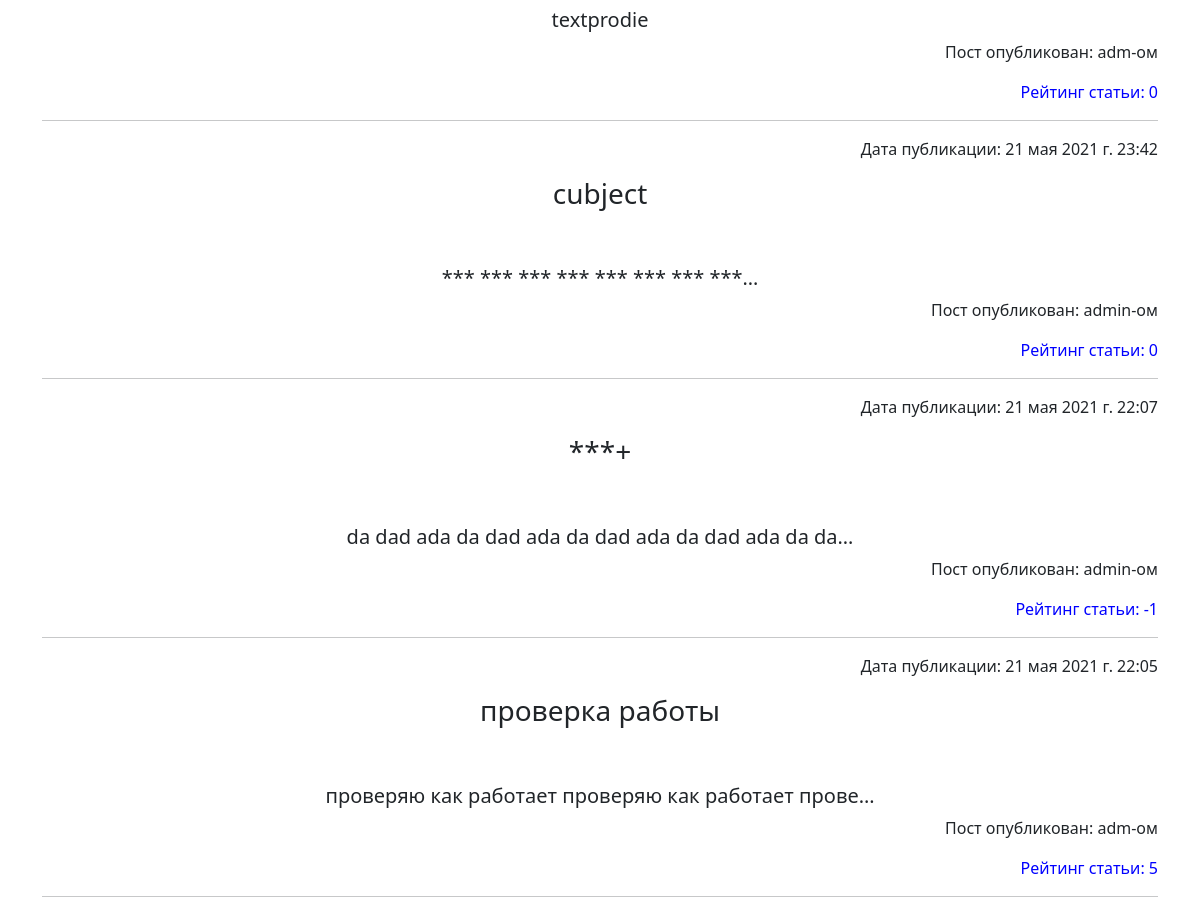
Before: /news/search (lower part) with the older database file.
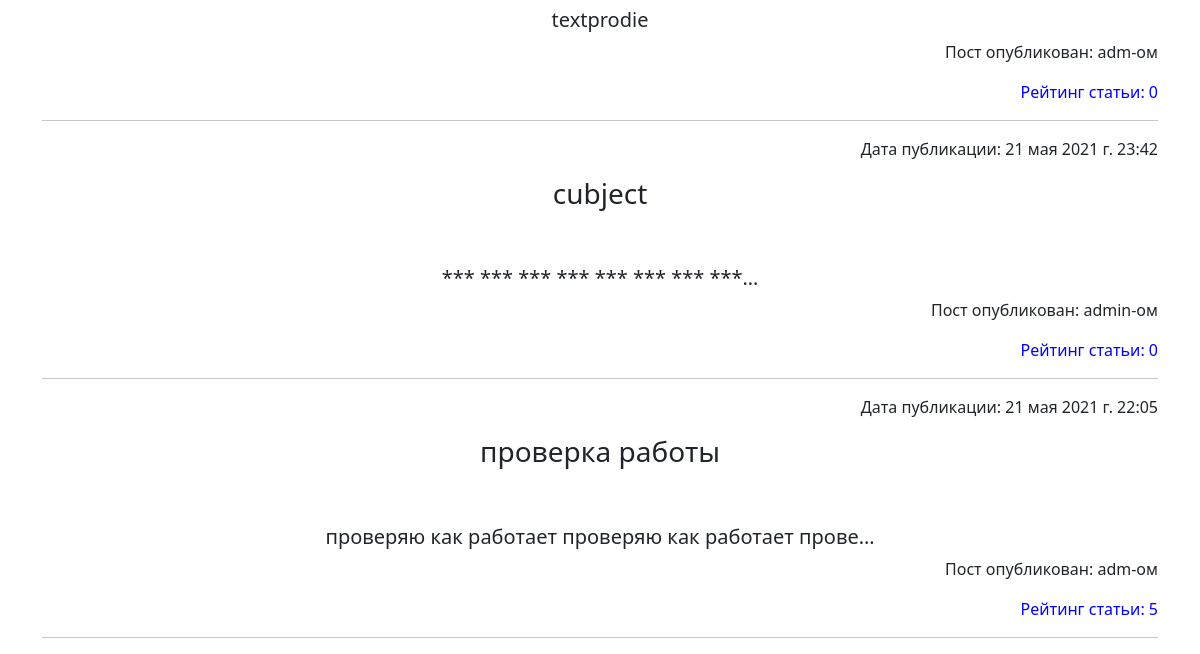
After: the same page with the newer database file.
### news/models.py (models this page shows, shortened)
class Post(models.Model):
    PostAuthor = models.ForeignKey(Author, on_delete=models.CASCADE)
    PostNews = 'PN'
    PostArticle = 'PA'
    POSITIONS = [
        (PostArticle, 'Статья'),
        (PostNews, 'Новость'),
    ]
    title = models.CharField(max_length=50)
    positions = models.CharField(max_length=2, choices=POSITIONS, default=PostArticle)
    data = models.DateTimeField(auto_now_add=True)
    postCategory = models.ManyToManyField(Category, through='PostCategory')
    previewName = models.CharField(max_length=128)
    text = models.TextField()
    rating = models.SmallIntegerField(default=0)
    class Meta:
        verbose_name = 'Пост'
        verbose_name_plural = 'Посты'

class Author(models.Model):
    authorUser = models.OneToOneField(User, on_delete=models.CASCADE)
    authorRaitng = models.SmallIntegerField(default=0)
    def __str__(self):
        return str(self.authorUser)
    class Meta:
        verbose_name = 'Автор'
        verbose_name_plural = 'Авторы'

### news/views.py (the view)
# urls.py: path('search', newSearch.as_view(), name='news_search'),
class newSearch(ListView):
    model = Post
    template_name = 'new_search.html'
    context_object_name = 'newsearch'
    ordering = '-data'
    def get_context_data(self, **kwargs):
        context = super().get_context_data(**kwargs)
        context['filter'] = newsFilter(self.request.GET, queryset=self.get_queryset())
        return context

### news/templatetags/custom_filters.py (called while the page is built)
@register.filter(name='censor_filter')
def censor_filter(value):
    for i in bad_words:
        value = value.lower()
        value = value.replace(i, '***')
    return value

### templates/new_search.html (shortened to what this page needs)
<!DOCTYPE html>
<html lang="en">
<head> {% extends 'flatpages/default.html' %} {% load custom_filters %}
{%block content%}
    {% for new in filter.qs %}
    <p style="text-align: right;">Дата публикации: {{new.data}}</p>
    <h3>{{new.title|censor_filter}}</h3>
    <br>
    <br>
    <h5>{{new.text|truncatechars:50|censor_filter}}</h5>
    <p style="text-align: right;">Пост опубликован: {{new.PostAuthor}}-ом</p>
    <p style="text-align: right;"><span style="text-align: right; color: #0000ff;">Рейтинг статьи: {{new.rating}}</span></p>
    <hr>
    {% endfor %}
{%endblock content%}

Changed rows visible on the page:
removed Post: data "21 мая 2021 г. 22:07", title|censor_filter "***+", text|censor_filter "da dad ada da dad ada da dad ada da dad ada da da…", PostAuthor "admin", rating "-1"
